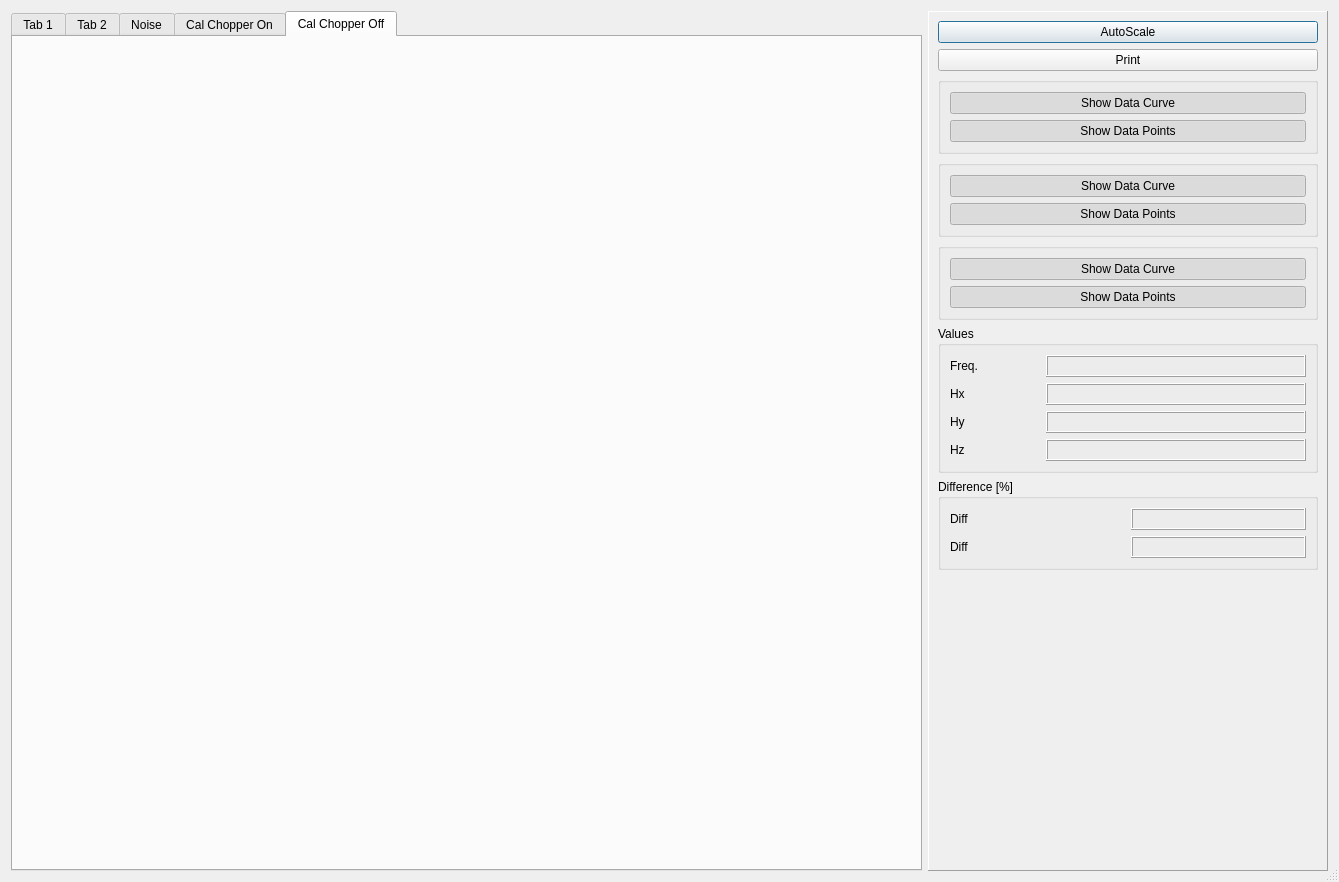
<?xml version="1.0" encoding="UTF-8"?>
<ui version="4.0">
 <class>Plot</class>
 <widget class="QDialog" name="Plot">
  <property name="geometry">
   <rect>
    <x>0</x>
    <y>0</y>
    <width>1339</width>
    <height>882</height>
   </rect>
  </property>
  <property name="minimumSize">
   <size>
    <width>1024</width>
    <height>600</height>
   </size>
  </property>
  <property name="baseSize">
   <size>
    <width>1200</width>
    <height>800</height>
   </size>
  </property>
  <property name="windowTitle">
   <string>Dialog</string>
  </property>
  <property name="sizeGripEnabled">
   <bool>true</bool>
  </property>
  <layout class="QHBoxLayout" name="horizontalLayout_2">
   <item>
    <widget class="QTabWidget" name="qtabPlots">
     <property name="currentIndex">
      <number>4</number>
     </property>
     <widget class="QWidget" name="tab">
      <attribute name="title">
       <string>Tab 1</string>
      </attribute>
      <layout class="QVBoxLayout" name="verticalLayout_4">
       <item>
        <widget class="QCustomPlot" name="plotMag" native="true"/>
       </item>
       <item>
        <widget class="Line" name="line">
         <property name="orientation">
          <enum>Qt::Horizontal</enum>
         </property>
        </widget>
       </item>
      </layout>
     </widget>
     <widget class="QWidget" name="tab_2">
      <attribute name="title">
       <string>Tab 2</string>
      </attribute>
      <layout class="QVBoxLayout" name="verticalLayout_3">
       <item>
        <widget class="QCustomPlot" name="plotCoh" native="true"/>
       </item>
       <item>
        <widget class="Line" name="line_2">
         <property name="orientation">
          <enum>Qt::Horizontal</enum>
         </property>
        </widget>
       </item>
       <item>
        <spacer name="horizontalSpacer_2">
         <property name="orientation">
          <enum>Qt::Horizontal</enum>
         </property>
         <property name="sizeHint" stdset="0">
          <size>
           <width>40</width>
           <height>20</height>
          </size>
         </property>
        </spacer>
       </item>
      </layout>
     </widget>
     <widget class="QWidget" name="tab_3">
      <attribute name="title">
       <string>Noise</string>
      </attribute>
      <layout class="QVBoxLayout" name="verticalLayout_7">
       <item>
        <widget class="QCustomPlot" name="plotNoise" native="true"/>
       </item>
       <item>
        <widget class="Line" name="line_3">
         <property name="orientation">
          <enum>Qt::Horizontal</enum>
         </property>
        </widget>
       </item>
      </layout>
     </widget>
     <widget class="QWidget" name="tab_4">
      <attribute name="title">
       <string>Cal Chopper On</string>
      </attribute>
      <layout class="QVBoxLayout" name="verticalLayout_8">
       <item>
        <widget class="QCustomPlot" name="plotCalChopperOnAmpl" native="true"/>
       </item>
       <item>
        <widget class="QCustomPlot" name="plotCalChopperOnPhase" native="true"/>
       </item>
      </layout>
     </widget>
     <widget class="QWidget" name="tab_5">
      <attribute name="title">
       <string>Cal Chopper Off</string>
      </attribute>
      <layout class="QVBoxLayout" name="verticalLayout_9">
       <item>
        <widget class="QCustomPlot" name="plotCalChopperOffAmpl" native="true"/>
       </item>
       <item>
        <widget class="QCustomPlot" name="plotCalChopperOffPhase" native="true"/>
       </item>
      </layout>
     </widget>
    </widget>
   </item>
   <item>
    <widget class="QFrame" name="frame">
     <property name="minimumSize">
      <size>
       <width>400</width>
       <height>0</height>
      </size>
     </property>
     <property name="frameShape">
      <enum>QFrame::Panel</enum>
     </property>
     <property name="frameShadow">
      <enum>QFrame::Raised</enum>
     </property>
     <layout class="QVBoxLayout" name="verticalLayout">
      <item>
       <widget class="QPushButton" name="pbAutoScale">
        <property name="minimumSize">
         <size>
          <width>150</width>
          <height>0</height>
         </size>
        </property>
        <property name="text">
         <string>AutoScale</string>
        </property>
        <property name="icon">
         <iconset resource="Pics.qrc">
          <normaloff>:/new/Icons/pics/AutoScale.png</normaloff>:/new/Icons/pics/AutoScale.png</iconset>
        </property>
        <property name="iconSize">
         <size>
          <width>35</width>
          <height>35</height>
         </size>
        </property>
       </widget>
      </item>
      <item>
       <widget class="QPushButton" name="pbPrint">
        <property name="minimumSize">
         <size>
          <width>150</width>
          <height>0</height>
         </size>
        </property>
        <property name="text">
         <string>Print</string>
        </property>
        <property name="icon">
         <iconset resource="Pics.qrc">
          <normaloff>:/new/Icons/pics/Print.png</normaloff>:/new/Icons/pics/Print.png</iconset>
        </property>
        <property name="iconSize">
         <size>
          <width>35</width>
          <height>35</height>
         </size>
        </property>
       </widget>
      </item>
      <item>
       <widget class="QGroupBox" name="gpGraph1">
        <property name="title">
         <string/>
        </property>
        <layout class="QVBoxLayout" name="verticalLayout_2">
         <item>
          <widget class="QPushButton" name="pbShowCurveGraph1">
           <property name="minimumSize">
            <size>
             <width>150</width>
             <height>0</height>
            </size>
           </property>
           <property name="text">
            <string>Show Data Curve</string>
           </property>
           <property name="icon">
            <iconset resource="Pics.qrc">
             <normaloff>:/new/Icons/pics/DoNotShowDataPointsBlue.png</normaloff>:/new/Icons/pics/DoNotShowDataPointsBlue.png</iconset>
           </property>
           <property name="iconSize">
            <size>
             <width>35</width>
             <height>35</height>
            </size>
           </property>
           <property name="checkable">
            <bool>true</bool>
           </property>
           <property name="checked">
            <bool>true</bool>
           </property>
          </widget>
         </item>
         <item>
          <widget class="QPushButton" name="pbShowDatapointsGraph1">
           <property name="minimumSize">
            <size>
             <width>150</width>
             <height>0</height>
            </size>
           </property>
           <property name="text">
            <string>Show Data Points</string>
           </property>
           <property name="icon">
            <iconset resource="Pics.qrc">
             <normaloff>:/new/Icons/pics/DoNotShowCurve.png</normaloff>:/new/Icons/pics/DoNotShowCurve.png</iconset>
           </property>
           <property name="iconSize">
            <size>
             <width>35</width>
             <height>35</height>
            </size>
           </property>
           <property name="checkable">
            <bool>true</bool>
           </property>
           <property name="checked">
            <bool>true</bool>
           </property>
          </widget>
         </item>
        </layout>
       </widget>
      </item>
      <item>
       <widget class="QGroupBox" name="gpGraph2">
        <property name="title">
         <string/>
        </property>
        <layout class="QVBoxLayout" name="verticalLayout_5">
         <item>
          <widget class="QPushButton" name="pbShowCurveGraph2">
           <property name="minimumSize">
            <size>
             <width>150</width>
             <height>0</height>
            </size>
           </property>
           <property name="text">
            <string>Show Data Curve</string>
           </property>
           <property name="icon">
            <iconset resource="Pics.qrc">
             <normaloff>:/new/Icons/pics/DoNotShowDataPointsRed.png</normaloff>:/new/Icons/pics/DoNotShowDataPointsRed.png</iconset>
           </property>
           <property name="iconSize">
            <size>
             <width>35</width>
             <height>35</height>
            </size>
           </property>
           <property name="checkable">
            <bool>true</bool>
           </property>
           <property name="checked">
            <bool>true</bool>
           </property>
          </widget>
         </item>
         <item>
          <widget class="QPushButton" name="pbShowDatapointsGraph2">
           <property name="minimumSize">
            <size>
             <width>150</width>
             <height>0</height>
            </size>
           </property>
           <property name="text">
            <string>Show Data Points</string>
           </property>
           <property name="icon">
            <iconset resource="Pics.qrc">
             <normaloff>:/new/Icons/pics/DoNotShowCurveRed.png</normaloff>:/new/Icons/pics/DoNotShowCurveRed.png</iconset>
           </property>
           <property name="iconSize">
            <size>
             <width>35</width>
             <height>35</height>
            </size>
           </property>
           <property name="checkable">
            <bool>true</bool>
           </property>
           <property name="checked">
            <bool>true</bool>
           </property>
          </widget>
         </item>
        </layout>
       </widget>
      </item>
      <item>
       <widget class="QGroupBox" name="gbGraph3">
        <property name="title">
         <string/>
        </property>
        <layout class="QVBoxLayout" name="verticalLayout_6">
         <item>
          <widget class="QPushButton" name="pbShowCurveGraph3">
           <property name="minimumSize">
            <size>
             <width>150</width>
             <height>0</height>
            </size>
           </property>
           <property name="text">
            <string>Show Data Curve</string>
           </property>
           <property name="icon">
            <iconset resource="Pics.qrc">
             <normaloff>:/new/Icons/pics/DoNotShowDataPointsGreen.png</normaloff>:/new/Icons/pics/DoNotShowDataPointsGreen.png</iconset>
           </property>
           <property name="iconSize">
            <size>
             <width>35</width>
             <height>35</height>
            </size>
           </property>
           <property name="checkable">
            <bool>true</bool>
           </property>
           <property name="checked">
            <bool>true</bool>
           </property>
          </widget>
         </item>
         <item>
          <widget class="QPushButton" name="pbShowDatapointsGraph3">
           <property name="minimumSize">
            <size>
             <width>150</width>
             <height>0</height>
            </size>
           </property>
           <property name="text">
            <string>Show Data Points</string>
           </property>
           <property name="icon">
            <iconset resource="Pics.qrc">
             <normaloff>:/new/Icons/pics/DoNotShowCurveGreen.png</normaloff>:/new/Icons/pics/DoNotShowCurveGreen.png</iconset>
           </property>
           <property name="iconSize">
            <size>
             <width>35</width>
             <height>35</height>
            </size>
           </property>
           <property name="checkable">
            <bool>true</bool>
           </property>
           <property name="checked">
            <bool>true</bool>
           </property>
          </widget>
         </item>
        </layout>
       </widget>
      </item>
      <item>
       <widget class="QGroupBox" name="groupBox">
        <property name="title">
         <string>Values</string>
        </property>
        <layout class="QGridLayout" name="gridLayout">
         <item row="0" column="0">
          <widget class="QLabel" name="label">
           <property name="text">
            <string>Freq.</string>
           </property>
          </widget>
         </item>
         <item row="4" column="0">
          <widget class="QLabel" name="label_4">
           <property name="text">
            <string>Hz</string>
           </property>
          </widget>
         </item>
         <item row="2" column="0">
          <widget class="QLabel" name="label_2">
           <property name="text">
            <string>Hx</string>
           </property>
          </widget>
         </item>
         <item row="3" column="0">
          <widget class="QLabel" name="label_3">
           <property name="text">
            <string>Hy</string>
           </property>
          </widget>
         </item>
         <item row="0" column="1">
          <widget class="QLabel" name="labFreq">
           <property name="minimumSize">
            <size>
             <width>260</width>
             <height>0</height>
            </size>
           </property>
           <property name="font">
            <font>
             <family>Courier New</family>
             <pointsize>12</pointsize>
            </font>
           </property>
           <property name="frameShape">
            <enum>QFrame::Box</enum>
           </property>
           <property name="frameShadow">
            <enum>QFrame::Raised</enum>
           </property>
           <property name="text">
            <string/>
           </property>
          </widget>
         </item>
         <item row="2" column="1">
          <widget class="QLabel" name="labValueGraph1">
           <property name="font">
            <font>
             <family>Courier New</family>
             <pointsize>12</pointsize>
            </font>
           </property>
           <property name="frameShape">
            <enum>QFrame::Box</enum>
           </property>
           <property name="frameShadow">
            <enum>QFrame::Raised</enum>
           </property>
           <property name="text">
            <string/>
           </property>
          </widget>
         </item>
         <item row="3" column="1">
          <widget class="QLabel" name="labValueGraph2">
           <property name="font">
            <font>
             <family>Courier New</family>
             <pointsize>12</pointsize>
            </font>
           </property>
           <property name="frameShape">
            <enum>QFrame::Box</enum>
           </property>
           <property name="frameShadow">
            <enum>QFrame::Raised</enum>
           </property>
           <property name="text">
            <string/>
           </property>
          </widget>
         </item>
         <item row="4" column="1">
          <widget class="QLabel" name="labValueGraph3">
           <property name="font">
            <font>
             <family>Courier New</family>
             <pointsize>12</pointsize>
            </font>
           </property>
           <property name="frameShape">
            <enum>QFrame::Box</enum>
           </property>
           <property name="frameShadow">
            <enum>QFrame::Raised</enum>
           </property>
           <property name="text">
            <string/>
           </property>
          </widget>
         </item>
        </layout>
       </widget>
      </item>
      <item>
       <widget class="QGroupBox" name="groupBox_2">
        <property name="title">
         <string>Difference [%]</string>
        </property>
        <layout class="QGridLayout" name="gridLayout_2">
         <item row="0" column="0">
          <widget class="QLabel" name="labDiff1Name">
           <property name="text">
            <string>Diff</string>
           </property>
          </widget>
         </item>
         <item row="0" column="1">
          <widget class="QLabel" name="labDiff1Value">
           <property name="font">
            <font>
             <family>Courier New</family>
             <pointsize>12</pointsize>
            </font>
           </property>
           <property name="frameShape">
            <enum>QFrame::Box</enum>
           </property>
           <property name="frameShadow">
            <enum>QFrame::Raised</enum>
           </property>
           <property name="text">
            <string/>
           </property>
           <property name="alignment">
            <set>Qt::AlignRight|Qt::AlignTrailing|Qt::AlignVCenter</set>
           </property>
          </widget>
         </item>
         <item row="1" column="1">
          <widget class="QLabel" name="labDiff2Value">
           <property name="font">
            <font>
             <family>Courier New</family>
             <pointsize>12</pointsize>
            </font>
           </property>
           <property name="frameShape">
            <enum>QFrame::Box</enum>
           </property>
           <property name="frameShadow">
            <enum>QFrame::Raised</enum>
           </property>
           <property name="text">
            <string/>
           </property>
           <property name="alignment">
            <set>Qt::AlignRight|Qt::AlignTrailing|Qt::AlignVCenter</set>
           </property>
          </widget>
         </item>
         <item row="1" column="0">
          <widget class="QLabel" name="labDiff2Name">
           <property name="text">
            <string>Diff</string>
           </property>
          </widget>
         </item>
        </layout>
       </widget>
      </item>
      <item>
       <spacer name="verticalSpacer">
        <property name="orientation">
         <enum>Qt::Vertical</enum>
        </property>
        <property name="sizeHint" stdset="0">
         <size>
          <width>20</width>
          <height>40</height>
         </size>
        </property>
       </spacer>
      </item>
     </layout>
    </widget>
   </item>
  </layout>
 </widget>
 <customwidgets>
  <customwidget>
   <class>QCustomPlot</class>
   <extends>QWidget</extends>
   <container>1</container>
  </customwidget>
 </customwidgets>
 <resources>
  <include location="Pics.qrc"/>
 </resources>
 <connections/>
</ui>
